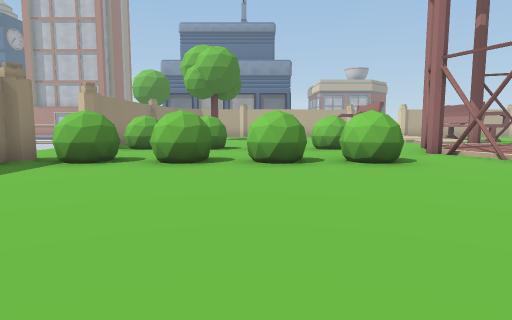
[1] (above)

17 first-person views from a walk through a scene from a Unity 3-D project. The camera is 0.64 m above the floor, tilts 6° down and sees 75° across. The floor is counted in squares, 1 m on a side. Each view is taken from the middle of a square. On the plan, view 1 faces up. The plan holds only what a view shows up to about 10 squares ahead; the rest is blank. The place goes on beyond the plan. The player is left out.

[2]
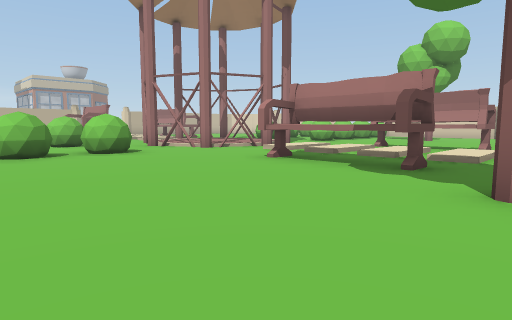

[3]
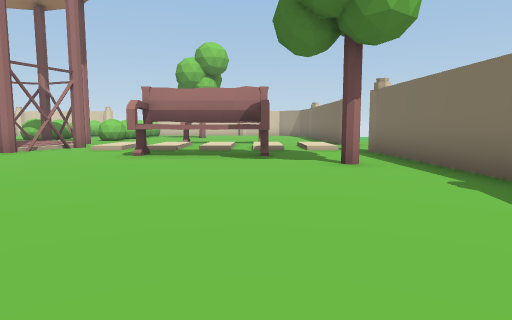

[4]
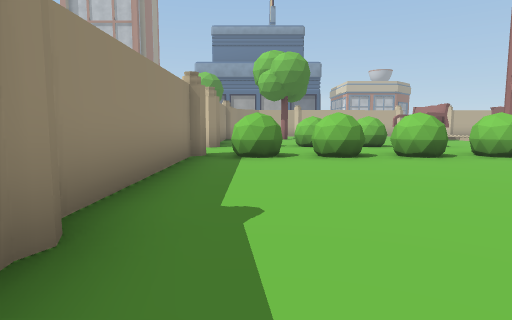

[5]
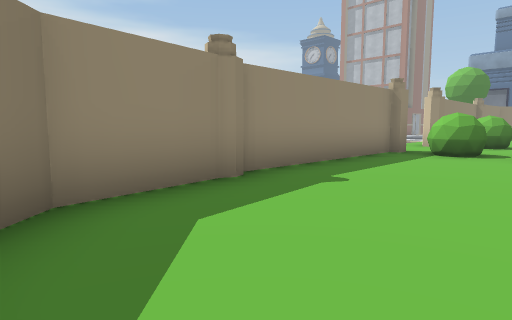

[6]
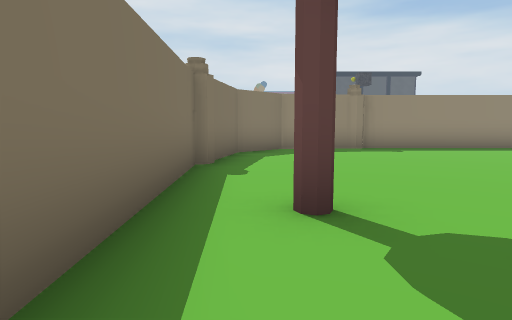

[7]
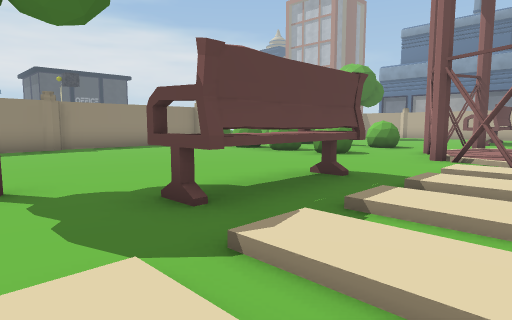

[8]
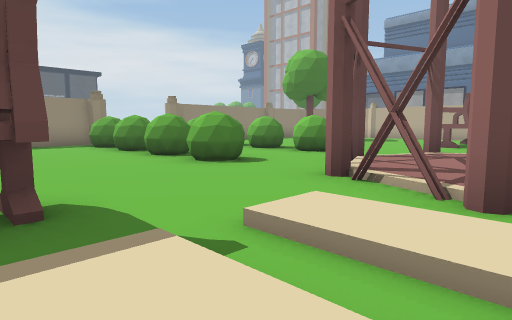

[9]
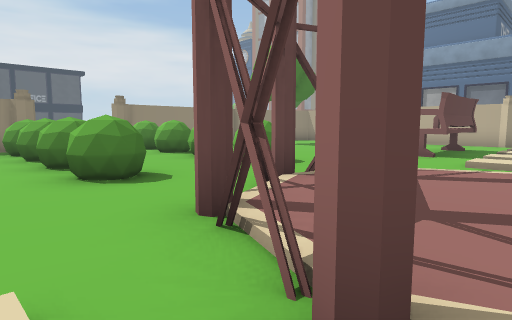

[10]
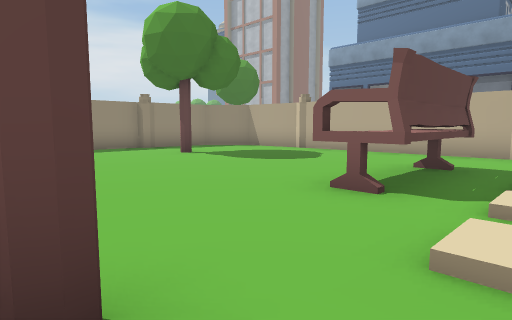

[11]
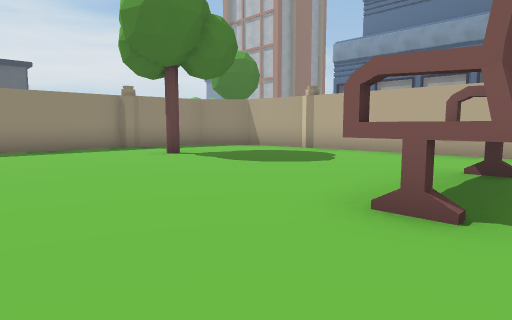

[12]
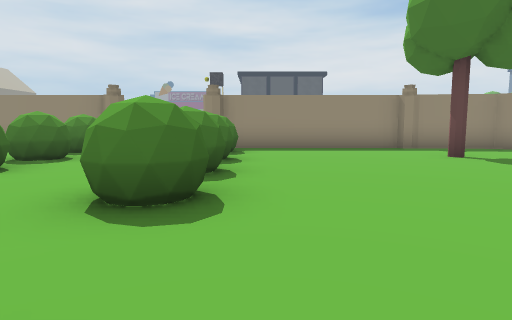

[13]
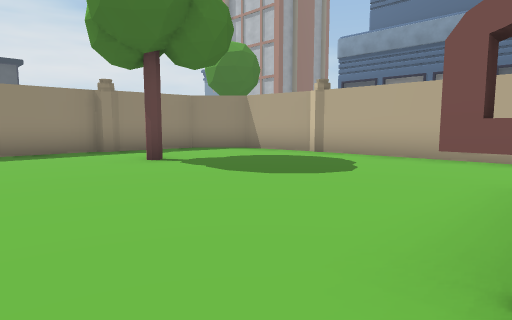

[14]
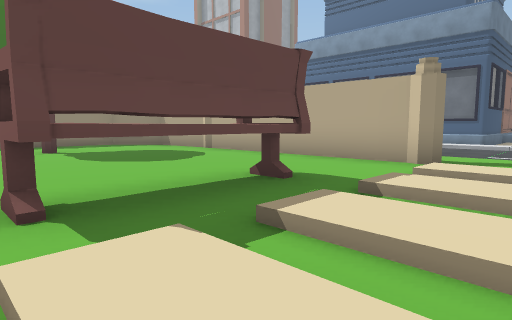

[15]
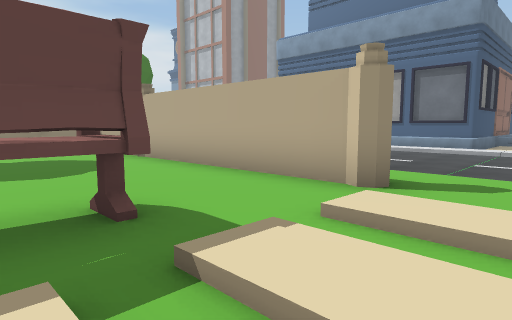

[16]
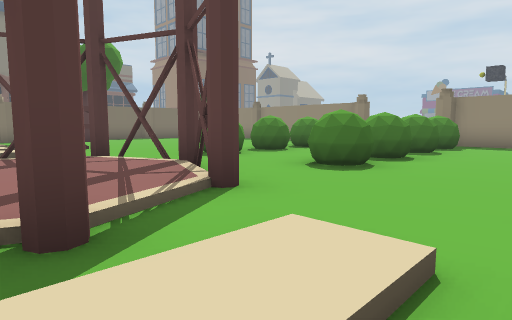

[17]
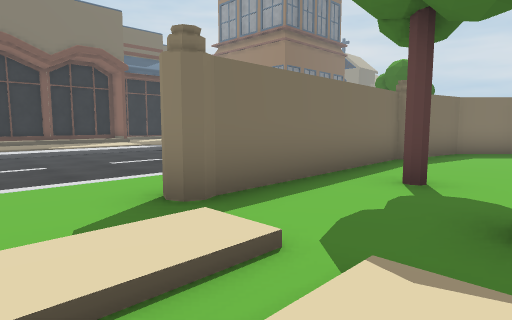

### Floor plan
Key: @ floor where view 1 was taken; # wall or solid block; x gap in a wall; . main floor; : floor 0.1 m higher than the main floor; - floor 0.5 m lower than the main floor; / step, stairs or slope; ^ raised ledge.
Columns run from 5 left of view 1 to 7 right of it. Each row starts with its distance up from view 1.
 25          ---
 24         ----
 23         ----
 22
 21
 20           //
 19           ..
 18   #########..
 17  ##........//
 16  #...........
 15  #.......^.//
 14  #.#.....^.::
 13  #.......^.//
 12  #.........//
 11  #.........//
 10  #........./#
  9  ##.^^x#..#::
  8 .........#:::
  7 .........#:::
  6  ##.^^x^..#::
  5  #.........#x
  4  #.........//
  3  #.........//
  2  #.......^.//
  1  #.......^.::
  0  #...@...^.//
 -1  #...........
 -2  ## .......//
 -3    ########..
 -4           ...
 -5           //
 -6           //
 -7         ////
 -8        -----
 -9        -----
-10         ----
-11          ---

Positions as (right, up) in squares from view 1, and headings:
1: (0, 0), facing up
2: (-1, -2), facing up-right
3: (-3, 0), facing right
4: (-3, -1), facing up
5: (-1, -2), facing up-left
6: (5, -2), facing left
7: (7, -2), facing up-left
8: (7, 2), facing up-left
9: (7, 4), facing up-left
10: (6, 9), facing up-left
11: (5, 10), facing up-left
12: (5, 10), facing left
13: (4, 11), facing up-left
14: (7, 12), facing up-left
15: (7, 14), facing up-left
16: (7, 12), facing down-left
17: (7, 0), facing down-left
